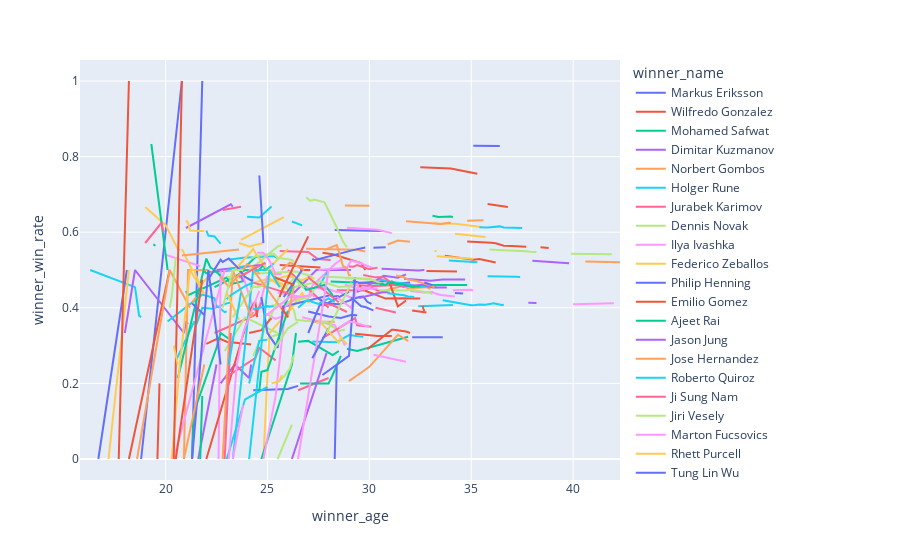

Write notebook code for a chart like this one.
### Code cell
#Explorativer Versuch
df_agg = df2.groupby(['winner_age','winner_name'], as_index=False)[['winner_win_rate']].mean()
payload = pd.merge(df2, df_agg).tail(1000)#[['winner_name','winner_total_games_played','winner_win_rate','winner_age']].tail(1000)
px.line(payload, x='winner_age', y='winner_win_rate', color='winner_name')#.update_layout(showlegend=False)
